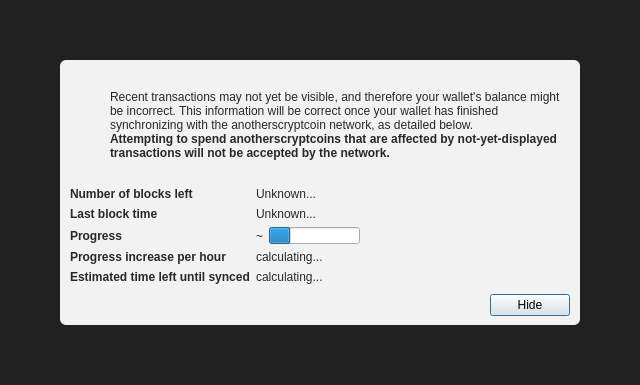
<?xml version="1.0" encoding="UTF-8"?>
<ui version="4.0">
 <class>ModalOverlay</class>
 <widget class="ModalOverlay" name="ModalOverlay">
  <property name="geometry">
   <rect>
    <x>0</x>
    <y>0</y>
    <width>640</width>
    <height>385</height>
   </rect>
  </property>
  <property name="windowTitle">
   <string>Form</string>
  </property>
  <layout class="QVBoxLayout" name="verticalLayout" stretch="0">
   <property name="sizeConstraint">
    <enum>QLayout::SetDefaultConstraint</enum>
   </property>
   <property name="leftMargin">
    <number>0</number>
   </property>
   <property name="topMargin">
    <number>0</number>
   </property>
   <property name="rightMargin">
    <number>0</number>
   </property>
   <property name="bottomMargin">
    <number>0</number>
   </property>
   <item>
    <widget class="QWidget" name="bgWidget" native="true">
     <property name="styleSheet">
      <string notr="true">#bgWidget { background: rgba(0,0,0,220); }</string>
     </property>
     <layout class="QVBoxLayout" name="verticalLayoutMain" stretch="1">
      <property name="leftMargin">
       <number>60</number>
      </property>
      <property name="topMargin">
       <number>60</number>
      </property>
      <property name="rightMargin">
       <number>60</number>
      </property>
      <property name="bottomMargin">
       <number>60</number>
      </property>
      <item>
       <widget class="QWidget" name="contentWidget" native="true">
        <property name="styleSheet">
         <string notr="true">#contentWidget { background: rgba(255,255,255,240); border-radius: 6px; }

QLabel { color: rgb(40,40,40);  }</string>
        </property>
        <layout class="QVBoxLayout" name="verticalLayoutSub" stretch="1,0,0,0">
         <property name="spacing">
          <number>0</number>
         </property>
         <property name="leftMargin">
          <number>10</number>
         </property>
         <property name="topMargin">
          <number>10</number>
         </property>
         <property name="rightMargin">
          <number>10</number>
         </property>
         <property name="bottomMargin">
          <number>10</number>
         </property>
         <item>
          <layout class="QHBoxLayout" name="horizontalLayoutIconText" stretch="0,1">
           <property name="topMargin">
            <number>20</number>
           </property>
           <item>
            <layout class="QVBoxLayout" name="verticalLayoutIcon">
             <property name="leftMargin">
              <number>0</number>
             </property>
             <item>
              <widget class="QPushButton" name="warningIcon">
               <property name="enabled">
                <bool>false</bool>
               </property>
               <property name="text">
                <string/>
               </property>
               <property name="icon">
                <iconset>
                 <normaloff>:/icons/warning</normaloff>
                 <disabledoff>:/icons/warning</disabledoff>:/icons/warning</iconset>
               </property>
               <property name="iconSize">
                <size>
                 <width>48</width>
                 <height>48</height>
                </size>
               </property>
               <property name="flat">
                <bool>true</bool>
               </property>
              </widget>
             </item>
             <item>
              <spacer name="verticalSpacerWarningIcon">
               <property name="orientation">
                <enum>Qt::Vertical</enum>
               </property>
               <property name="sizeHint" stdset="0">
                <size>
                 <width>20</width>
                 <height>40</height>
                </size>
               </property>
              </spacer>
             </item>
            </layout>
           </item>
           <item>
            <layout class="QVBoxLayout" name="verticalLayoutInfoText">
             <property name="leftMargin">
              <number>0</number>
             </property>
             <property name="topMargin">
              <number>0</number>
             </property>
             <item>
              <widget class="QLabel" name="infoText">
               <property name="text">
                <string>Recent transactions may not yet be visible, and therefore your wallet's balance might be incorrect. This information will be correct once your wallet has finished synchronizing with the anotherscryptcoin network, as detailed below.</string>
               </property>
               <property name="textFormat">
                <enum>Qt::RichText</enum>
               </property>
               <property name="wordWrap">
                <bool>true</bool>
               </property>
              </widget>
             </item>
             <item>
              <widget class="QLabel" name="infoTextStrong">
               <property name="font">
                <font>
                 <weight>75</weight>
                 <bold>true</bold>
                </font>
               </property>
               <property name="text">
                <string>Attempting to spend anotherscryptcoins that are affected by not-yet-displayed transactions will not be accepted by the network.</string>
               </property>
               <property name="textFormat">
                <enum>Qt::RichText</enum>
               </property>
               <property name="wordWrap">
                <bool>true</bool>
               </property>
              </widget>
             </item>
             <item>
              <spacer name="verticalSpacerInTextSpace">
               <property name="orientation">
                <enum>Qt::Vertical</enum>
               </property>
               <property name="sizeHint" stdset="0">
                <size>
                 <width>20</width>
                 <height>40</height>
                </size>
               </property>
              </spacer>
             </item>
            </layout>
           </item>
          </layout>
         </item>
         <item>
          <spacer name="verticalSpacerAfterText">
           <property name="orientation">
            <enum>Qt::Vertical</enum>
           </property>
           <property name="sizeHint" stdset="0">
            <size>
             <width>20</width>
             <height>40</height>
            </size>
           </property>
          </spacer>
         </item>
         <item>
          <layout class="QFormLayout" name="formLayout">
           <property name="fieldGrowthPolicy">
            <enum>QFormLayout::FieldsStayAtSizeHint</enum>
           </property>
           <property name="horizontalSpacing">
            <number>6</number>
           </property>
           <property name="verticalSpacing">
            <number>6</number>
           </property>
           <property name="topMargin">
            <number>10</number>
           </property>
           <item row="0" column="0">
            <widget class="QLabel" name="labelNumberOfBlocksLeft">
             <property name="font">
              <font>
               <weight>75</weight>
               <bold>true</bold>
              </font>
             </property>
             <property name="text">
              <string>Number of blocks left</string>
             </property>
            </widget>
           </item>
           <item row="0" column="1">
            <widget class="QLabel" name="numberOfBlocksLeft">
             <property name="text">
              <string>Unknown...</string>
             </property>
            </widget>
           </item>
           <item row="1" column="0">
            <widget class="QLabel" name="labelLastBlockTime">
             <property name="font">
              <font>
               <weight>75</weight>
               <bold>true</bold>
              </font>
             </property>
             <property name="text">
              <string>Last block time</string>
             </property>
            </widget>
           </item>
           <item row="1" column="1">
            <widget class="QLabel" name="newestBlockDate">
             <property name="sizePolicy">
              <sizepolicy hsizetype="Maximum" vsizetype="Preferred">
               <horstretch>0</horstretch>
               <verstretch>0</verstretch>
              </sizepolicy>
             </property>
             <property name="text">
              <string>Unknown...</string>
             </property>
            </widget>
           </item>
           <item row="2" column="0">
            <widget class="QLabel" name="labelSyncDone">
             <property name="font">
              <font>
               <weight>75</weight>
               <bold>true</bold>
              </font>
             </property>
             <property name="text">
              <string>Progress</string>
             </property>
            </widget>
           </item>
           <item row="2" column="1">
            <layout class="QHBoxLayout" name="horizontalLayoutSync" stretch="0,1">
             <item>
              <widget class="QLabel" name="percentageProgress">
               <property name="text">
                <string notr="true">~</string>
               </property>
              </widget>
             </item>
             <item>
              <widget class="QProgressBar" name="progressBar">
               <property name="value">
                <number>24</number>
               </property>
               <property name="format">
                <string/>
               </property>
              </widget>
             </item>
            </layout>
           </item>
           <item row="4" column="0">
            <widget class="QLabel" name="labelProgressIncrease">
             <property name="font">
              <font>
               <weight>75</weight>
               <bold>true</bold>
              </font>
             </property>
             <property name="text">
              <string>Progress increase per hour</string>
             </property>
            </widget>
           </item>
           <item row="4" column="1">
            <widget class="QLabel" name="progressIncreasePerH">
             <property name="text">
              <string>calculating...</string>
             </property>
            </widget>
           </item>
           <item row="5" column="0">
            <widget class="QLabel" name="labelEstimatedTimeLeft">
             <property name="font">
              <font>
               <weight>75</weight>
               <bold>true</bold>
              </font>
             </property>
             <property name="text">
              <string>Estimated time left until synced</string>
             </property>
            </widget>
           </item>
           <item row="5" column="1">
            <widget class="QLabel" name="expectedTimeLeft">
             <property name="text">
              <string>calculating...</string>
             </property>
            </widget>
           </item>
          </layout>
         </item>
         <item>
          <layout class="QHBoxLayout" name="horizontalLayoutButtons">
           <property name="leftMargin">
            <number>10</number>
           </property>
           <property name="topMargin">
            <number>10</number>
           </property>
           <item>
            <spacer name="horizontalSpacer">
             <property name="orientation">
              <enum>Qt::Horizontal</enum>
             </property>
             <property name="sizeHint" stdset="0">
              <size>
               <width>40</width>
               <height>20</height>
              </size>
             </property>
            </spacer>
           </item>
           <item>
            <widget class="QPushButton" name="closeButton">
             <property name="text">
              <string>Hide</string>
             </property>
             <property name="focusPolicy">
              <enum>Qt::StrongFocus</enum>
             </property>
             <property name="default">
              <bool>true</bool>
             </property>
            </widget>
           </item>
          </layout>
         </item>
        </layout>
       </widget>
      </item>
     </layout>
    </widget>
   </item>
  </layout>
 </widget>
 <customwidgets>
  <customwidget>
   <class>ModalOverlay</class>
   <extends>QWidget</extends>
   <header>qt/modaloverlay.h</header>
   <container>1</container>
  </customwidget>
 </customwidgets>
 <resources/>
 <connections/>
</ui>
